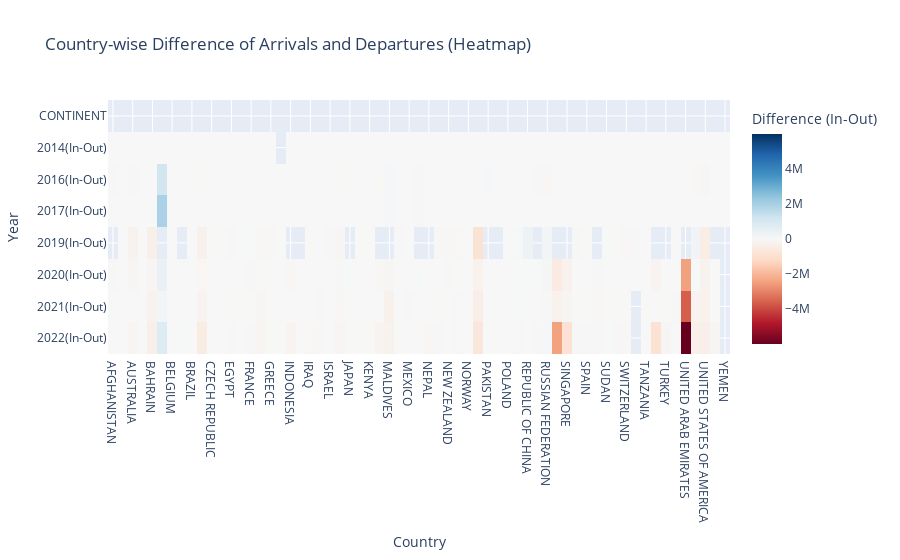

Source (notebook cell):
### Code cell
import plotly.express as px

# Assuming Difference_Countrywise_df is the DataFrame containing the differences

# Set the 'COUNTRY' column as the index for easier plotting
Difference_Countrywise_df.set_index('COUNTRY', inplace=True)

# Create an interactive heatmap using Plotly
fig = px.imshow(Difference_Countrywise_df.T,  # Transpose to have years as rows
                labels=dict(x="Country", y="Year", color="Difference (In-Out)"),
                x=Difference_Countrywise_df.index,  # x-axis will be countries
                y=Difference_Countrywise_df.columns,  # y-axis will be years
                title="Country-wise Difference of Arrivals and Departures (Heatmap)",
                color_continuous_scale='RdBu',  # Diverging color scale for better contrast
                color_continuous_midpoint=0,  # Set midpoint to 0 for better contrast
                aspect="auto")  # Adjust aspect ratio for better visualization

# Show the plot
fig.show()

### Figure 1 — Plotly figure (JSON) as saved in the notebook; plotly's stock layout.template omitted (floating-point values rounded to 4 significant figures; data arrays with more than 128 entries replaced by an {"elided": "..."} marker saying what was removed)
{"data": [{"coloraxis": "coloraxis", "hovertemplate": "Country: %{x}<br>Year: %{y}<br>Difference (In-Out): %{z}<extra></extra>", "name": "0", "type": "heatmap", "x": ["AFGHANISTAN", "ARGENTINA", "AUSTRALIA", "AUSTRIA", "BAHRAIN", "BANGLADESH", "BELGIUM", "BHUTAN", "BRAZIL", "CANADA", "CZECH REPUBLIC", "DENMARK", "EGYPT", "FINLAND", "FRANCE", "GERMANY", "GREECE", "HUNGARY", "INDONESIA", "IRAN", "IRAQ", "IRELAND", "ISRAEL", "ITALY", "JAPAN", "KAZAKHSTAN", "KENYA", "MALAYSIA", "MALDIVES", "MAURITIUS", "MEXICO", "MYANMAR", "NEPAL", "NETHERLANDS", "NEW ZEALAND", "NIGERIA", "NORWAY", "OMAN", "PAKISTAN", "PHILIPPINES", "POLAND", "PORTUGAL", "REPUBLIC OF CHINA", "REPUBLIC OF KOREA", "RUSSIAN FEDERATION", "SAUDI ARABIA", "SINGAPORE", "SOUTH AFRICA", "SPAIN", "SRI LANKA", "SUDAN", "SWEDEN", "SWITZERLAND", "TAIWAN", "TANZANIA", "THAILAND", "TURKEY", "UKRAINE", "UNITED ARAB EMIRATES", "UNITED KINGDOM", "UNITED STATES OF AMERICA", "VIETNAM", "YEMEN"], "xaxis": "x", "y": ["CONTINENT", "2014(In-Out)", "2016(In-Out)", "2017(In-Out)", "2019(In-Out)", "2020(In-Out)", "2021(In-Out)", "2022(In-Out)"], "yaxis": "y", "z": {"elided": "8x63 mixed values"}}], "layout": {"coloraxis": {"cmid": 0, "colorbar": {"title": {"text": "Difference (In-Out)"}}, "colorscale": [[0, "rgb(103,0,31)"], [0.1, "rgb(178,24,43)"], [0.2, "rgb(214,96,77)"], [0.3, "rgb(244,165,130)"], [0.4, "rgb(253,219,199)"], [0.5, "rgb(247,247,247)"], [0.6, "rgb(209,229,240)"], [0.7, "rgb(146,197,222)"], [0.8, "rgb(67,147,195)"], [0.9, "rgb(33,102,172)"], [1, "rgb(5,48,97)"]]}, "title": {"text": "Country-wise Difference of Arrivals and Departures (Heatmap)"}, "xaxis": {"anchor": "y", "domain": [0, 1], "title": {"text": "Country"}}, "yaxis": {"anchor": "x", "autorange": "reversed", "domain": [0, 1], "title": {"text": "Year"}}}}
